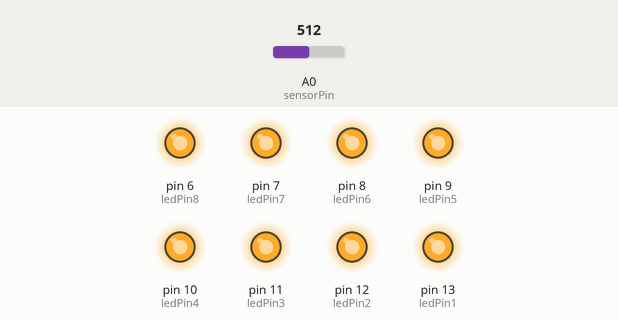
Simulated run of this sketch. Board: Arduino Uno, built with avr-gcc and run on an emulated ATmega328P. Shown: output pins drawn as LEDs (lit = HIGH). The inputs (shaded band) are chosen by the test bench; at power-on: A0 (sensorPin) = 512. What the sketch prints to the serial monitor is not drawn.

Above: at 1.2 s.
1.3 s: A0 (sensorPin) set to 110
2.8 s: A0 (sensorPin) set to 95
At 4.0 s:
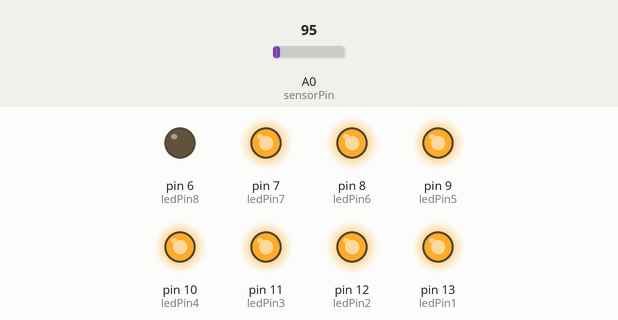
4.3 s: A0 (sensorPin) set to 70
At 5.1 s:
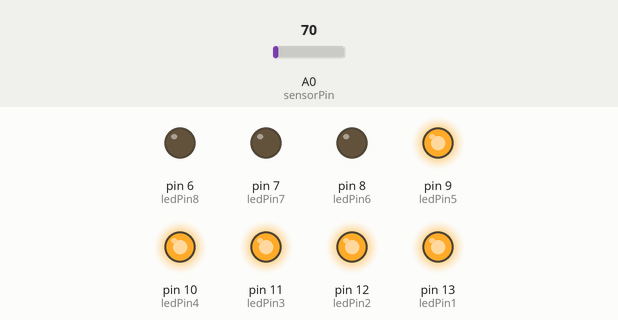
5.8 s: A0 (sensorPin) set to 61
At 6.3 s:
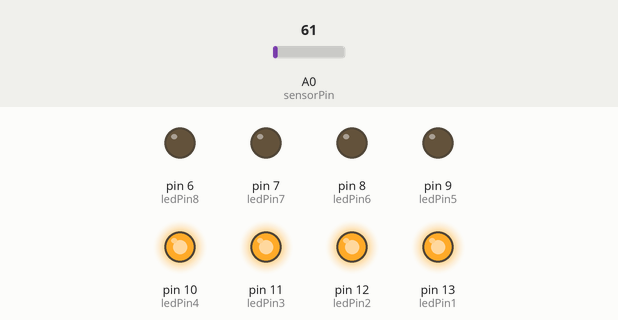
7.3 s: A0 (sensorPin) set to 80
At 8.5 s:
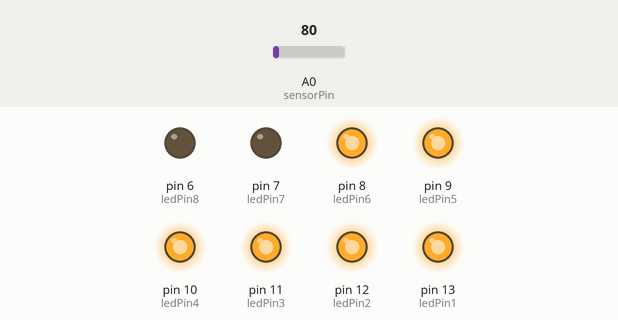
8.8 s: A0 (sensorPin) set to 60
At 9.8 s:
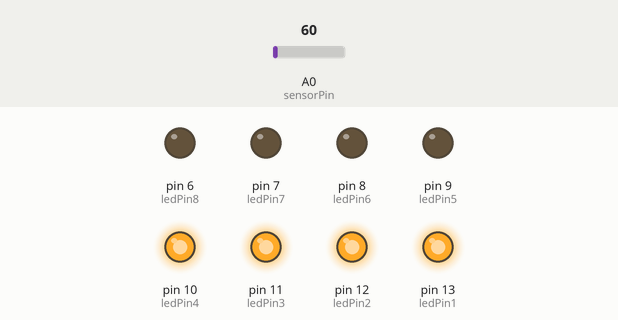
Timing chart, 0 to 11.3 s (numbered marks = the images above; inputs shaded):
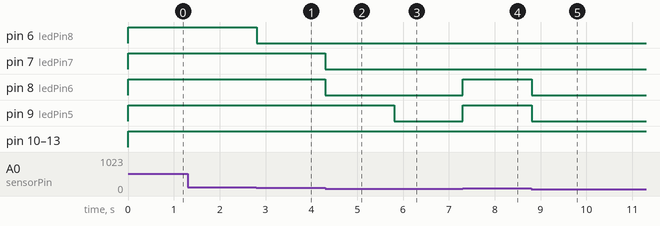

Measured:
- the behaviour switches between 100 and 99 on A0 (sensorPin) (found by bisection; images 0 and 1)
- the behaviour switches between 70 and 69 on A0 (sensorPin) (found by bisection; images 2 and 3)
- after the input at 2.8 s, pin 6 (ledPin8): HIGH → LOW at once
- after the input at 4.3 s, pin 7 (ledPin7), pin 8 (ledPin6): HIGH → LOW at once
- after the input at 5.8 s, pin 9 (ledPin5): HIGH → LOW at once
- after the input at 7.3 s, pin 8 (ledPin6), pin 9 (ledPin5): LOW → HIGH at once
- after the input at 8.8 s, pin 8 (ledPin6), pin 9 (ledPin5): HIGH → LOW at once

The sketch:

x8_LED_lights_by_sound.ino
```cpp
int ledPin1= 13; //Adding the LED's and sensor.
int ledPin2= 12;
int ledPin3= 11;
int ledPin4= 10;
int ledPin5= 9;
int ledPin6= 8;
int ledPin7= 7;
int ledPin8= 6;
int sensorPin= A0; //The sensor selecting as Analog pin. The Analog Pin is better for projects as this one.
int val = 0;

void setup(){
  pinMode(ledPin1, OUTPUT); //Selecting LEDs as outputs to push the results in LEDs of sound detector
  pinMode(ledPin2, OUTPUT);
  pinMode(ledPin3, OUTPUT);
  pinMode(ledPin4, OUTPUT);
  pinMode(ledPin5, OUTPUT);
  pinMode(ledPin6, OUTPUT);
  pinMode(ledPin7, OUTPUT);
  pinMode(ledPin8, OUTPUT);
  pinMode(sensorPin, INPUT); //Selecting the sensor as input to send results into Arduino
  Serial.begin (9600);
}

void loop (){
  val =analogRead(sensorPin);
  Serial.println (val);
  // when the sensor detects a signal, LED flashes

  //1
  if (val >= 30) {
    digitalWrite(ledPin1, HIGH); //selecting the values of LEDs to flash by detecting values of sound sensor.
  }
  else {
    digitalWrite(ledPin1, LOW);
  }

  //2
   if (val >= 40) {
    digitalWrite(ledPin2, HIGH);
  }
  else {
    digitalWrite(ledPin2, LOW);
  }

   //3
   if (val >= 50) {
    digitalWrite(ledPin3, HIGH);
  }
  else {
    digitalWrite(ledPin3, LOW);
  }

  //4
  if (val >= 60) {
    digitalWrite(ledPin4, HIGH);
  }
  else {
    digitalWrite(ledPin4, LOW);
  }

  //5
  if (val >= 70) {
    digitalWrite(ledPin5, HIGH);
  }
  else {
    digitalWrite(ledPin5, LOW);
  }

  //6
  if (val >= 80) {
    digitalWrite(ledPin6, HIGH);
  }
  else {
    digitalWrite(ledPin6, LOW);
  }

  //7
  if (val >= 90) {
    digitalWrite(ledPin7, HIGH);
  }
  else {
    digitalWrite(ledPin7, LOW);
  }

  //8
  if (val >= 100) {
    digitalWrite(ledPin8, HIGH);
  }
  else {
    digitalWrite(ledPin8, LOW);
  }
}
```
